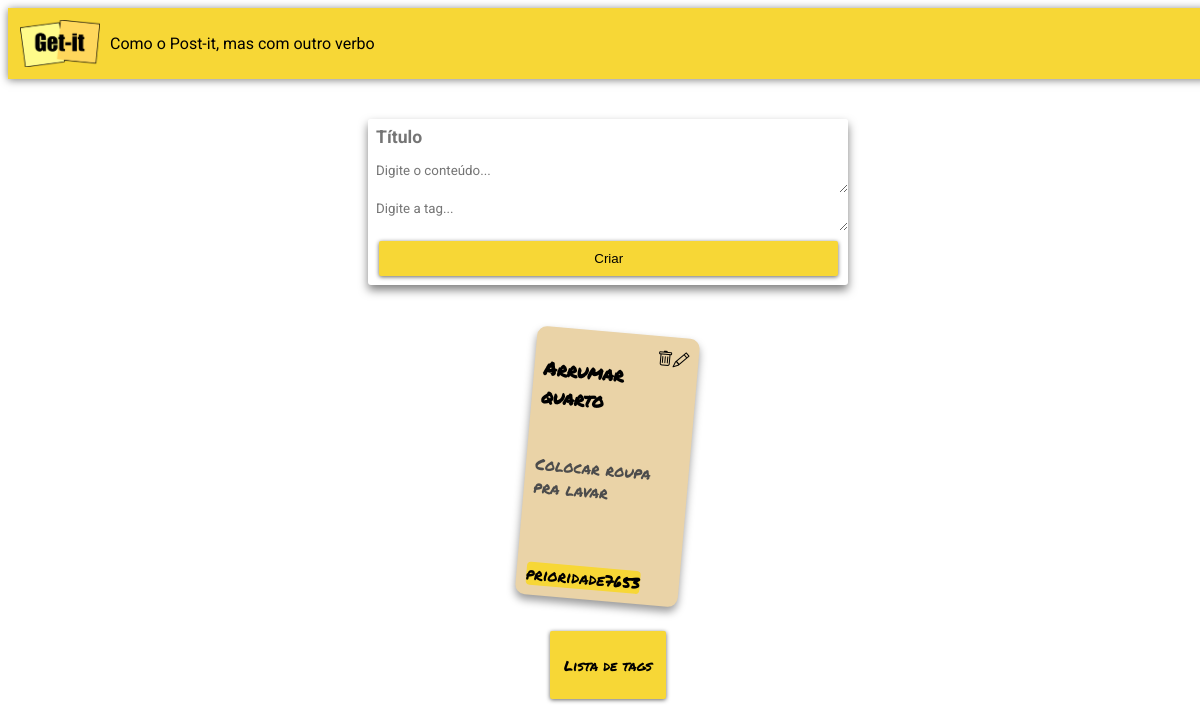
/, run on an earlier commit of the app's database.
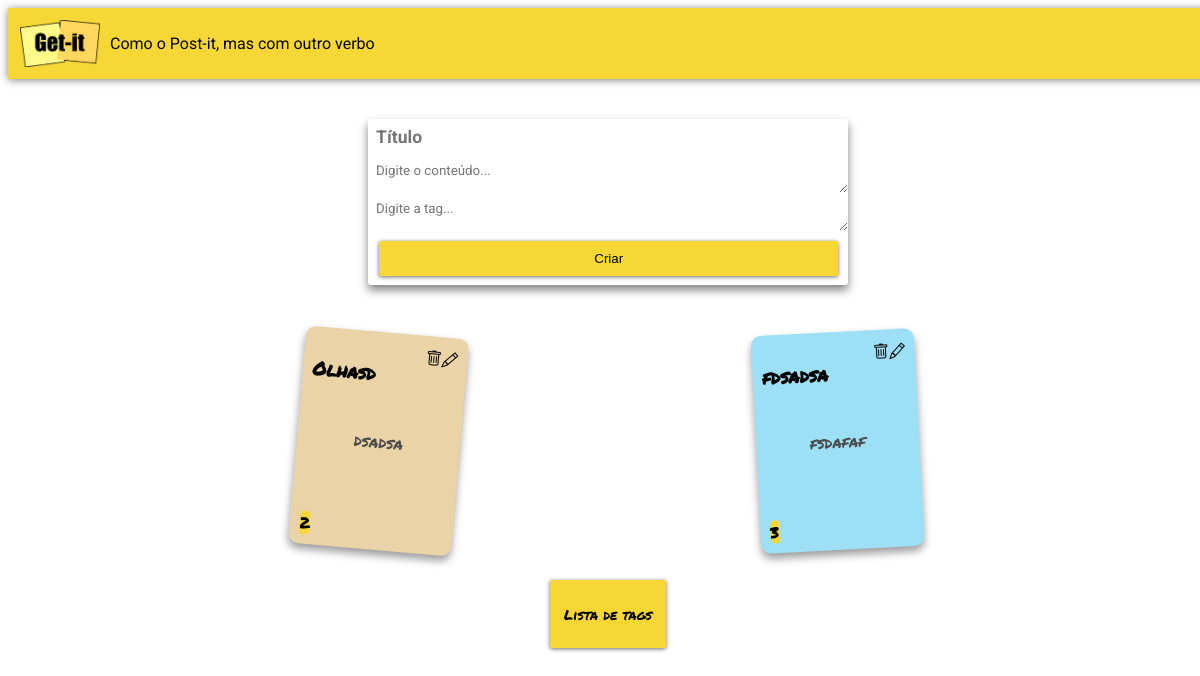
And on a later commit of the database.
### notes/models.py (models this page shows, shortened)
class Note(models.Model):
    title = models.CharField(max_length=200)
    content = models.TextField()
    id = models.BigAutoField(primary_key=True)
    tag = models.ForeignKey(Tag, on_delete=models.CASCADE, null=True)

class Tag(models.Model):
    title = models.CharField(max_length=200)
    id = models.BigAutoField(primary_key=True)

### notes/views.py (the view)
# urls.py: path('', views.index, name="index"),
def index(request):
    if request.method == "POST":
        title = request.POST.get("titulo")
        content = request.POST.get("detalhes")
        tag_title = request.POST.get("tag")
        if tag_title == "":
            note = Note(title=title, content=content)
            note.save()
            return redirect("index")
        else:
            tag = Tag(title=tag_title)
            lista_tag_igual = Tag.objects.filter(title=tag_title)
            if not lista_tag_igual:
                tag.save()
            else:
                tag = lista_tag_igual[0]
            note = Note(title=title, content=content, tag=tag)
            note.save()
            return redirect("index")
    else:
        all_notes = Note.objects.all()
        return render(request, 'notes/index.html', {'notes': all_notes})

### notes/templates/notes/index.html (shortened to what this page needs)
{% extends "notes/base.html" %}
{% load static %}
{% block content %}
<div class="appbar">
    <img src="{% static 'notes/img/logo-getit.png' %}" class="logo"/>
    <span class="subtitle">Como o Post-it, mas com outro verbo</span>
</div>
<main class="container">
    <form class="form-card" method="post">
        <input
          class="form-card-title"
          type="text"
          name="titulo"
          placeholder="Título"
        />
        <textarea
          class="autoresize"
          name="detalhes"
          placeholder="Digite o conteúdo..."
        ></textarea>
        <textarea class="autoresize" name="tag" placeholder="Digite a tag..."></textarea>
        <button class="btn" type="submit">Criar</button>
    </form>
    <div class="card-container">
        {% for note in notes %}
        <div class="card">
            <div class="card-header">
                <h3 class="card-title">{{note.title}}</h3>
                <div class="acoes">
                    <a href="delete/{{note.id}}">
                        <i class="bi bi-trash"></i>
                    </a>
                    <a href="edit/{{note.id}}">
                        <i class="bi bi-pencil"></i>
                    </a>
                </div>
            </div>
            <div class="card-content">
                <p>{{note.content}}</p>
            </div>
            <div class="tags">
                <spam class="tag">{{note.tag.title}}</spam>
            </div>
        </div>
        {% endfor %}
    </div>
    <footer>
        <a class="btn-listas" href="tags">Lista de tags</a>
    </footer>
</main>
{% endblock %}

What changed in the data, as far as the page shows it:
removed Note: title "Arrumar quarto", content "Colocar roupa pra lavar", tag "prioridade7653"
added Note: title "Olhasd", content "dsadsa", tag "2"
added Note: title "fdsadsa", content "fsdafaf", tag "3"
